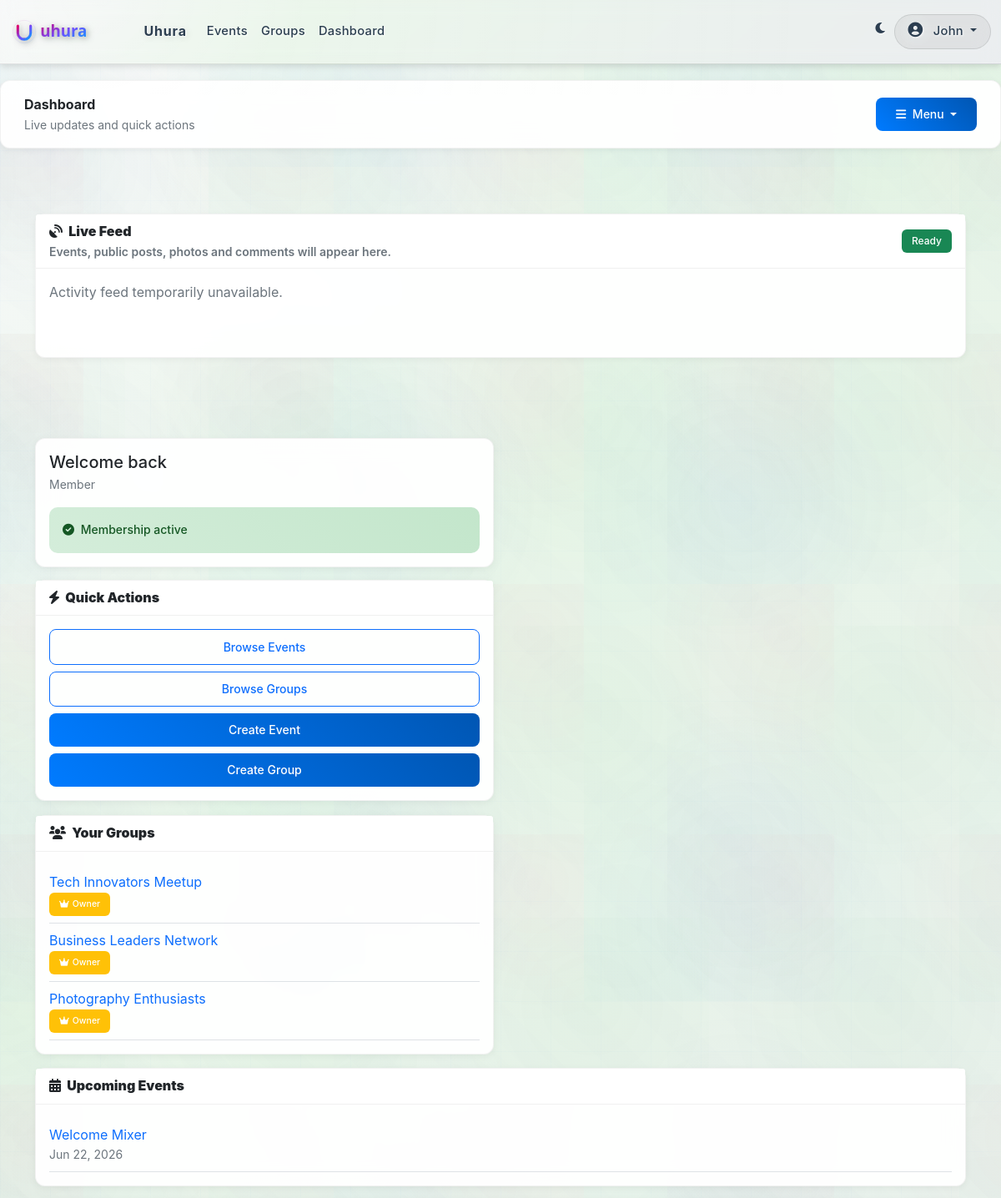
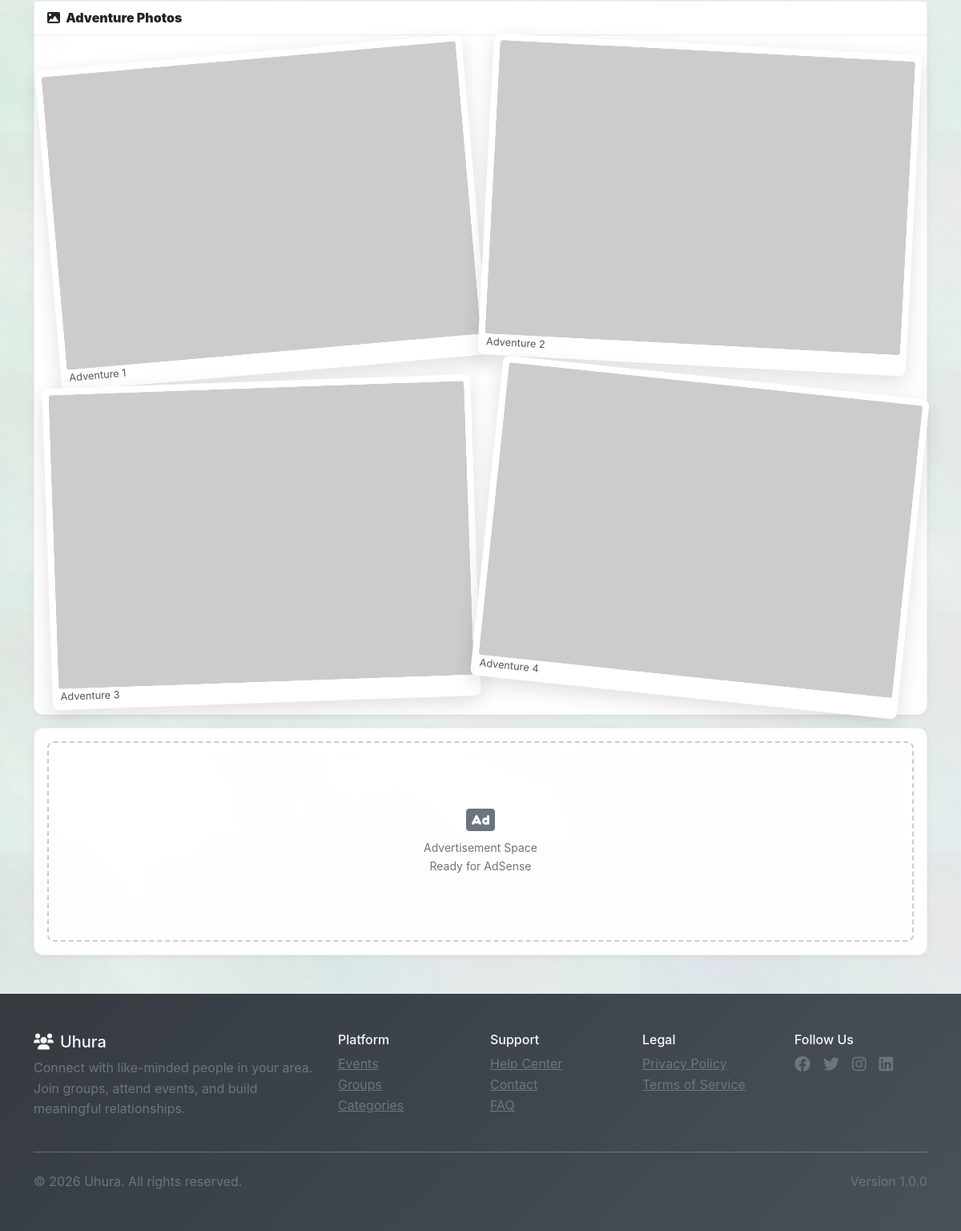
The app's page /dashboard.php (signed in) with its own data (2 pictures, top to bottom).
### tables this page shows
CREATE TABLE IF NOT EXISTS `users` (
  `id` INT UNSIGNED NOT NULL AUTO_INCREMENT,
  `username` VARCHAR(50) NOT NULL UNIQUE,
  `email` VARCHAR(255) NOT NULL UNIQUE,
  `password_hash` VARCHAR(255) NOT NULL,
  `first_name` VARCHAR(100) NOT NULL,
  `last_name` VARCHAR(100) NOT NULL,
  `phone` VARCHAR(20) NULL,
  `bio` TEXT NULL,
  `profile_image` VARCHAR(255) NULL,
  `role` ENUM('member','organizer','admin','super_admin') DEFAULT 'member',
  `status` TINYINT NOT NULL DEFAULT 1 COMMENT '1=active,0=inactive,2=pending,3=suspended',
  `membership_expires_at` DATETIME NULL,
  `membership_paid` TINYINT(1) NOT NULL DEFAULT 0,
  `points` INT NOT NULL DEFAULT 0,
  `last_login` DATETIME NULL,
  `login_attempts` INT NOT NULL DEFAULT 0,
  `locked_until` DATETIME NULL,
  `email_verified` TINYINT(1) NOT NULL DEFAULT 0,
  `email_verification_token` VARCHAR(255) NULL,
  `password_reset_token` VARCHAR(255) NULL,
  `password_reset_expires` DATETIME NULL,
  `created_at` TIMESTAMP NULL DEFAULT CURRENT_TIMESTAMP,
  `updated_at` TIMESTAMP NULL DEFAULT CURRENT_TIMESTAMP ON UPDATE CURRENT_TIMESTAMP,
  PRIMARY KEY (`id`),
  KEY `idx_users_email` (`email`),
  KEY `idx_users_username` (`username`),
  KEY `idx_users_status` (`status`)
);

CREATE TABLE IF NOT EXISTS `groups` (
  `id` INT UNSIGNED NOT NULL AUTO_INCREMENT,
  `name` VARCHAR(255) NOT NULL,
  `slug` VARCHAR(255) NOT NULL UNIQUE,
  `description` TEXT NULL,
  `image` VARCHAR(255) NULL,
  `privacy` ENUM('public','private','secret') NOT NULL DEFAULT 'public',
  `category_id` INT UNSIGNED NULL,
  `location_city` VARCHAR(100) NULL,
  `location_state` VARCHAR(100) NULL,
  `location_country` VARCHAR(100) NULL,
  `latitude` DECIMAL(10,8) NULL,
  `longitude` DECIMAL(11,8) NULL,
  `member_count` INT NOT NULL DEFAULT 0,
  `created_by` INT UNSIGNED NOT NULL,
  `status` TINYINT NOT NULL DEFAULT 1,
  `created_at` TIMESTAMP NULL DEFAULT CURRENT_TIMESTAMP,
  `updated_at` TIMESTAMP NULL DEFAULT CURRENT_TIMESTAMP ON UPDATE CURRENT_TIMESTAMP,
  PRIMARY KEY (`id`),
  KEY `idx_groups_slug` (`slug`),
  KEY `idx_groups_created_by` (`created_by`),
  CONSTRAINT `fk_groups_category` FOREIGN KEY (`category_id`) REFERENCES `categories`(`id`) ON DELETE SET NULL,
  CONSTRAINT `fk_groups_created_by` FOREIGN KEY (`created_by`) REFERENCES `users`(`id`) ON DELETE CASCADE
);

CREATE TABLE IF NOT EXISTS `events` (
  `id` INT UNSIGNED NOT NULL AUTO_INCREMENT,
  `title` VARCHAR(255) NOT NULL,
  `slug` VARCHAR(255) NOT NULL UNIQUE,
  `description` TEXT NULL,
  `group_id` INT UNSIGNED NOT NULL,
  `created_by` INT UNSIGNED NOT NULL,
  `event_date` DATE NOT NULL,
  `start_time` TIME NOT NULL,
  `end_time` TIME NULL,
  `timezone` VARCHAR(64) NOT NULL DEFAULT 'UTC',
  `location_type` ENUM('in_person','online','hybrid') NOT NULL DEFAULT 'in_person',
  `venue_name` VARCHAR(255) NULL,
  `venue_address` VARCHAR(500) NULL,
  `online_link` VARCHAR(500) NULL,
  `max_attendees` INT NULL,
  `registration_deadline` DATETIME NULL,
  `price` DECIMAL(10,2) NOT NULL DEFAULT 0.00,
  `currency` VARCHAR(3) NOT NULL DEFAULT 'USD',
  `cover_image` VARCHAR(255) NULL,
  `tags` JSON NULL,
  `requirements` TEXT NULL,
  `status` ENUM('draft','published','cancelled','completed') NOT NULL DEFAULT 'draft',
  `created_at` TIMESTAMP NULL DEFAULT CURRENT_TIMESTAMP,
  `updated_at` TIMESTAMP NULL DEFAULT CURRENT_TIMESTAMP ON UPDATE CURRENT_TIMESTAMP,
  PRIMARY KEY (`id`),
  KEY `idx_events_slug` (`slug`),
  KEY `idx_events_group` (`group_id`),
  KEY `idx_events_date_time` (`event_date`,`start_time`),
  CONSTRAINT `fk_events_group` FOREIGN KEY (`group_id`) REFERENCES `groups`(`id`) ON DELETE CASCADE,
  CONSTRAINT `fk_events_creator` FOREIGN KEY (`created_by`) REFERENCES `users`(`id`) ON DELETE CASCADE
);

### src/views/dashboard/index.php (the view, shortened to what the rows shown need)
<?php include __DIR__ . '/../layouts/header.php'; ?>
<link rel="stylesheet" href="<?= BASE_URL; ?>/assets/css/dashboard.css">
<div class="container dashboard-live-layout my-4">
    <div class="dashboard-grid">
        <aside class="dashboard-sidebar dashboard-left">
            <div class="card shadow-sm">
                <div class="card-body">
                    <?php if (!empty($userGroups)): ?>
                        <?php foreach (array_slice($userGroups, 0, 5) as $group): ?>
                            <div class="border-bottom py-2">
                                <a href="<?= BASE_URL; ?>/group-detail.php?slug=<?= htmlspecialchars($group['slug'] ?? ''); ?>"
                                   class="text-decoration-none fw-semibold">
                                    <?= htmlspecialchars($group['name'] ?? 'Group'); ?>
                                </a>
                                <div class="small text-muted">
                                    <?= roleBadge($group['role'] ?? 'member'); ?>
                                </div>
                            </div>
                        <?php endforeach; ?>
                    <?php else: ?>
                        <p class="text-muted small mb-0">No groups joined yet.</p>
                    <?php endif; ?>
                </div>
            </div>
        </aside>
        <aside class="dashboard-sidebar dashboard-right">
            <div class="card shadow-sm mb-3">
                <div class="card-body">
                    <?php if (!empty($visibleEvents)): ?>
                        <?php foreach (array_slice($visibleEvents, 0, 5) as $event): ?>
                            <div class="border-bottom py-2">
                                <a href="<?= BASE_URL; ?>/event-detail.php?slug=<?= htmlspecialchars($event['slug'] ?? ''); ?>"
                                   class="text-decoration-none fw-semibold">
                                    <?= htmlspecialchars($event['title'] ?? 'Event'); ?>
                                </a>
                                <div class="small text-muted">
                                    <?= !empty($event['event_date']) ? formatDate($event['event_date'], 'M d, Y') : 'Date TBA'; ?>
                                </div>
                            </div>
                        <?php endforeach; ?>
                    <?php else: ?>
                        <p class="text-muted small mb-0">No upcoming events yet.</p>
                    <?php endif; ?>
                </div>
            </div>
        </aside>
    </div>
</div>
<?php include __DIR__ . '/../layouts/footer.php'; ?>

### src/views/layouts/header.php (shortened to what the rows shown need)
<!DOCTYPE html>
<html lang="en">
<head>
    <link href="https://cdn.jsdelivr.net/npm/bootstrap@5.1.3/dist/css/bootstrap.min.css" rel="stylesheet">
    <link href="https://cdnjs.cloudflare.com/ajax/libs/font-awesome/6.0.0/css/all.min.css" rel="stylesheet">
    <?php if (file_exists(ROOT_PATH . '/assets/css/clean-style.css')): ?>
        <link href="assets/css/clean-style.css" rel="stylesheet">
    <?php endif; ?>
    <link href="<?php echo BASE_URL; ?>/assets/css/header-responsive.css" rel="stylesheet">
</head>
<body>
    <nav class="fixed-top navbar navbar-expand-lg navbar-dark bg-primary">
        <div class="container">
            <div class="collapse navbar-collapse" id="navbarNav">
                <ul class="navbar-nav">
                    <?php if (isLoggedIn()): ?>
                        <?php $currentUser = getCurrentUser(); ?>
                        <?php $navbarFirstName = getUserFirstName($currentUser); ?>
                        <li class="nav-item dropdown">
                            <a class="nav-link dropdown-toggle" href="#" id="navbarDropdown" role="button" data-bs-toggle="dropdown" aria-expanded="false">
                                <i class="fas fa-user-circle me-1"></i>
                                <?php echo htmlspecialchars($navbarFirstName); ?>
                            </a>
                        </li>
                    <?php endif; ?>
                </ul>
            </div>
        </div>
    </nav>
    <main class="py-4" style="padding-top: 80px !important;">

### dashboard.php (shortened to what the rows shown need)
<?php
require_once __DIR__ . '/src/models/User.php';
require_once __DIR__ . '/src/models/Group.php';
require_once __DIR__ . '/src/models/Event.php';
$currentUser    = getCurrentUser();
$userModel      = new User();
$groupModel     = new Group();
$eventModel     = new Event();
$userGroups     = $groupModel->getUserGroups($currentUser['id']);
$hasMembership  = $userModel->hasMembership($currentUser['id']);
$upcomingEvents = $eventModel->getUpcomingForUser($currentUser['id'], 5);
$visibleEvents = $upcomingEvents;
function roleBadge(string $role): string {
    return match($role) {
        'owner'     => '<span class="badge bg-warning"><i class="fas fa-crown me-1"></i>Owner</span>',
        'co_host'   => '<span class="badge bg-info"><i class="fas fa-star me-1"></i>Co-Host</span>',
        'moderator' => '<span class="badge bg-success"><i class="fas fa-shield me-1"></i>Moderator</span>',
        default     => '<span class="badge bg-primary">Member</span>'
    };
}
include __DIR__ . '/src/views/dashboard/index.php';

### records on screen
users: first_name "John"
groups: name "Tech Innovators Meetup", role "Owner"
groups: name "Business Leaders Network", role "Owner"
groups: name "Photography Enthusiasts", role "Owner"
events: title "Welcome Mixer", event_date "Jun 22, 2026"

### other values on screen
APP_NAME "Uhura"
$currentUser['name'] "Member"
APP_VERSION "1.0.0"
